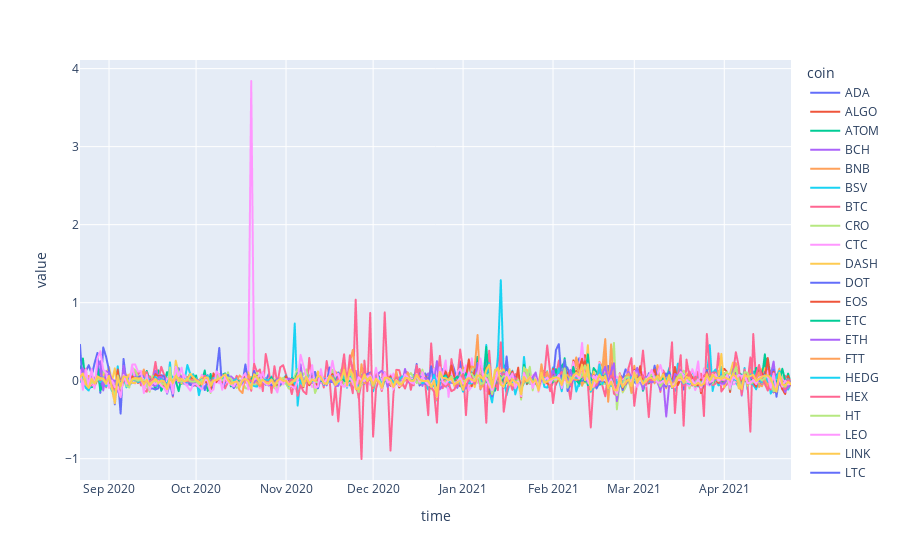

The cell this chart's notebook holds for it:
### Code cell
# Cumulative log returns
fig = px.line(df_long[(df_long.variable == "daily_log_return") & 
(df_long.stablecoin == 0)].reset_index()[["time","coin","value"]], 
x = "time", y = "value", color = 'coin')
fig.show()

### Figure 1 — Plotly figure (JSON) as saved in the notebook; plotly's stock layout.template omitted (floating-point values rounded to 4 significant figures; data arrays with more than 128 entries replaced by an {"elided": "..."} marker saying what was removed)
{"data": [{"hovertemplate": "coin=ADA<br>time=%{x}<br>value=%{y}<extra></extra>", "legendgroup": "ADA", "line": {"color": "#636efa", "dash": "solid"}, "marker": {"symbol": "circle"}, "mode": "lines", "name": "ADA", "showlegend": true, "type": "scattergl", "x": {"elided": "246 str values"}, "xaxis": "x", "y": {"elided": "246 float values"}, "yaxis": "y"}, {"hovertemplate": "coin=ALGO<br>time=%{x}<br>value=%{y}<extra></extra>", "legendgroup": "ALGO", "line": {"color": "#EF553B", "dash": "solid"}, "marker": {"symbol": "circle"}, "mode": "lines", "name": "ALGO", "showlegend": true, "type": "scattergl", "x": {"elided": "246 str values"}, "xaxis": "x", "y": {"elided": "246 float values"}, "yaxis": "y"}, {"hovertemplate": "coin=ATOM<br>time=%{x}<br>value=%{y}<extra></extra>", "legendgroup": "ATOM", "line": {"color": "#00cc96", "dash": "solid"}, "marker": {"symbol": "circle"}, "mode": "lines", "name": "ATOM", "showlegend": true, "type": "scattergl", "x": {"elided": "246 str values"}, "xaxis": "x", "y": {"elided": "246 float values"}, "yaxis": "y"}, {"hovertemplate": "coin=BCH<br>time=%{x}<br>value=%{y}<extra></extra>", "legendgroup": "BCH", "line": {"color": "#ab63fa", "dash": "solid"}, "marker": {"symbol": "circle"}, "mode": "lines", "name": "BCH", "showlegend": true, "type": "scattergl", "x": {"elided": "246 str values"}, "xaxis": "x", "y": {"elided": "246 float values"}, "yaxis": "y"}, {"hovertemplate": "coin=BNB<br>time=%{x}<br>value=%{y}<extra></extra>", "legendgroup": "BNB", "line": {"color": "#FFA15A", "dash": "solid"}, "marker": {"symbol": "circle"}, "mode": "lines", "name": "BNB", "showlegend": true, "type": "scattergl", "x": {"elided": "246 str values"}, "xaxis": "x", "y": {"elided": "246 float values"}, "yaxis": "y"}, {"hovertemplate": "coin=BSV<br>time=%{x}<br>value=%{y}<extra></extra>", "legendgroup": "BSV", "line": {"color": "#19d3f3", "dash": "solid"}, "marker": {"symbol": "circle"}, "mode": "lines", "name": "BSV", "showlegend": true, "type": "scattergl", "x": {"elided": "246 str values"}, "xaxis": "x", "y": {"elided": "246 float values"}, "yaxis": "y"}, {"hovertemplate": "coin=BTC<br>time=%{x}<br>value=%{y}<extra></extra>", "legendgroup": "BTC", "line": {"color": "#FF6692", "dash": "solid"}, "marker": {"symbol": "circle"}, "mode": "lines", "name": "BTC", "showlegend": true, "type": "scattergl", "x": {"elided": "246 str values"}, "xaxis": "x", "y": {"elided": "246 float values"}, "yaxis": "y"}, {"hovertemplate": "coin=CRO<br>time=%{x}<br>value=%{y}<extra></extra>", "legendgroup": "CRO", "line": {"color": "#B6E880", "dash": "solid"}, "marker": {"symbol": "circle"}, "mode": "lines", "name": "CRO", "showlegend": true, "type": "scattergl", "x": {"elided": "246 str values"}, "xaxis": "x", "y": {"elided": "246 float values"}, "yaxis": "y"}, {"hovertemplate": "coin=CTC<br>time=%{x}<br>value=%{y}<extra></extra>", "legendgroup": "CTC", "line": {"color": "#FF97FF", "dash": "solid"}, "marker": {"symbol": "circle"}, "mode": "lines", "name": "CTC", "showlegend": true, "type": "scattergl", "x": {"elided": "246 str values"}, "xaxis": "x", "y": {"elided": "246 float values"}, "yaxis": "y"}, {"hovertemplate": "coin=DASH<br>time=%{x}<br>value=%{y}<extra></extra>", "legendgroup": "DASH", "line": {"color": "#FECB52", "dash": "solid"}, "marker": {"symbol": "circle"}, "mode": "lines", "name": "DASH", "showlegend": true, "type": "scattergl", "x": {"elided": "246 str values"}, "xaxis": "x", "y": {"elided": "246 float values"}, "yaxis": "y"}, {"hovertemplate": "coin=DOT<br>time=%{x}<br>value=%{y}<extra></extra>", "legendgroup": "DOT", "line": {"color": "#636efa", "dash": "solid"}, "marker": {"symbol": "circle"}, "mode": "lines", "name": "DOT", "showlegend": true, "type": "scattergl", "x": {"elided": "246 str values"}, "xaxis": "x", "y": {"elided": "246 float values"}, "yaxis": "y"}, {"hovertemplate": "coin=EOS<br>time=%{x}<br>value=%{y}<extra></extra>", "legendgroup": "EOS", "line": {"color": "#EF553B", "dash": "solid"}, "marker": {"symbol": "circle"}, "mode": "lines", "name": "EOS", "showlegend": true, "type": "scattergl", "x": {"elided": "246 str values"}, "xaxis": "x", "y": {"elided": "246 float values"}, "yaxis": "y"}, {"hovertemplate": "coin=ETC<br>time=%{x}<br>value=%{y}<extra></extra>", "legendgroup": "ETC", "line": {"color": "#00cc96", "dash": "solid"}, "marker": {"symbol": "circle"}, "mode": "lines", "name": "ETC", "showlegend": true, "type": "scattergl", "x": {"elided": "246 str values"}, "xaxis": "x", "y": {"elided": "246 float values"}, "yaxis": "y"}, {"hovertemplate": "coin=ETH<br>time=%{x}<br>value=%{y}<extra></extra>", "legendgroup": "ETH", "line": {"color": "#ab63fa", "dash": "solid"}, "marker": {"symbol": "circle"}, "mode": "lines", "name": "ETH", "showlegend": true, "type": "scattergl", "x": {"elided": "246 str values"}, "xaxis": "x", "y": {"elided": "246 float values"}, "yaxis": "y"}, {"hovertemplate": "coin=FTT<br>time=%{x}<br>value=%{y}<extra></extra>", "legendgroup": "FTT", "line": {"color": "#FFA15A", "dash": "solid"}, "marker": {"symbol": "circle"}, "mode": "lines", "name": "FTT", "showlegend": true, "type": "scattergl", "x": {"elided": "246 str values"}, "xaxis": "x", "y": {"elided": "246 float values"}, "yaxis": "y"}, {"hovertemplate": "coin=HEDG<br>time=%{x}<br>value=%{y}<extra></extra>", "legendgroup": "HEDG", "line": {"color": "#19d3f3", "dash": "solid"}, "marker": {"symbol": "circle"}, "mode": "lines", "name": "HEDG", "showlegend": true, "type": "scattergl", "x": {"elided": "246 str values"}, "xaxis": "x", "y": {"elided": "246 float values"}, "yaxis": "y"}, {"hovertemplate": "coin=HEX<br>time=%{x}<br>value=%{y}<extra></extra>", "legendgroup": "HEX", "line": {"color": "#FF6692", "dash": "solid"}, "marker": {"symbol": "circle"}, "mode": "lines", "name": "HEX", "showlegend": true, "type": "scattergl", "x": {"elided": "246 str values"}, "xaxis": "x", "y": {"elided": "246 float values"}, "yaxis": "y"}, {"hovertemplate": "coin=HT<br>time=%{x}<br>value=%{y}<extra></extra>", "legendgroup": "HT", "line": {"color": "#B6E880", "dash": "solid"}, "marker": {"symbol": "circle"}, "mode": "lines", "name": "HT", "showlegend": true, "type": "scattergl", "x": {"elided": "246 str values"}, "xaxis": "x", "y": {"elided": "246 float values"}, "yaxis": "y"}, {"hovertemplate": "coin=LEO<br>time=%{x}<br>value=%{y}<extra></extra>", "legendgroup": "LEO", "line": {"color": "#FF97FF", "dash": "solid"}, "marker": {"symbol": "circle"}, "mode": "lines", "name": "LEO", "showlegend": true, "type": "scattergl", "x": {"elided": "246 str values"}, "xaxis": "x", "y": {"elided": "246 float values"}, "yaxis": "y"}, {"hovertemplate": "coin=LINK<br>time=%{x}<br>value=%{y}<extra></extra>", "legendgroup": "LINK", "line": {"color": "#FECB52", "dash": "solid"}, "marker": {"symbol": "circle"}, "mode": "lines", "name": "LINK", "showlegend": true, "type": "scattergl", "x": {"elided": "246 str values"}, "xaxis": "x", "y": {"elided": "246 float values"}, "yaxis": "y"}, {"hovertemplate": "coin=LTC<br>time=%{x}<br>value=%{y}<extra></extra>", "legendgroup": "LTC", "line": {"color": "#636efa", "dash": "solid"}, "marker": {"symbol": "circle"}, "mode": "lines", "name": "LTC", "showlegend": true, "type": "scattergl", "x": {"elided": "246 str values"}, "xaxis": "x", "y": {"elided": "246 float values"}, "yaxis": "y"}, {"hovertemplate": "coin=MIOTA<br>time=%{x}<br>value=%{y}<extra></extra>", "legendgroup": "MIOTA", "line": {"color": "#EF553B", "dash": "solid"}, "marker": {"symbol": "circle"}, "mode": "lines", "name": "MIOTA", "showlegend": true, "type": "scattergl", "x": {"elided": "246 str values"}, "xaxis": "x", "y": {"elided": "246 float values"}, "yaxis": "y"}, {"hovertemplate": "coin=MKR<br>time=%{x}<br>value=%{y}<extra></extra>", "legendgroup": "MKR", "line": {"color": "#00cc96", "dash": "solid"}, "marker": {"symbol": "circle"}, "mode": "lines", "name": "MKR", "showlegend": true, "type": "scattergl", "x": {"elided": "246 str values"}, "xaxis": "x", "y": {"elided": "246 float values"}, "yaxis": "y"}, {"hovertemplate": "coin=NEO<br>time=%{x}<br>value=%{y}<extra></extra>", "legendgroup": "NEO", "line": {"color": "#ab63fa", "dash": "solid"}, "marker": {"symbol": "circle"}, "mode": "lines", "name": "NEO", "showlegend": true, "type": "scattergl", "x": {"elided": "246 str values"}, "xaxis": "x", "y": {"elided": "246 float values"}, "yaxis": "y"}, {"hovertemplate": "coin=OKB<br>time=%{x}<br>value=%{y}<extra></extra>", "legendgroup": "OKB", "line": {"color": "#FFA15A", "dash": "solid"}, "marker": {"symbol": "circle"}, "mode": "lines", "name": "OKB", "showlegend": true, "type": "scattergl", "x": {"elided": "246 str values"}, "xaxis": "x", "y": {"elided": "246 float values"}, "yaxis": "y"}, {"hovertemplate": "coin=OMG<br>time=%{x}<br>value=%{y}<extra></extra>", "legendgroup": "OMG", "line": {"color": "#19d3f3", "dash": "solid"}, "marker": {"symbol": "circle"}, "mode": "lines", "name": "OMG", "showlegend": true, "type": "scattergl", "x": {"elided": "246 str values"}, "xaxis": "x", "y": {"elided": "246 float values"}, "yaxis": "y"}, {"hovertemplate": "coin=ONT<br>time=%{x}<br>value=%{y}<extra></extra>", "legendgroup": "ONT", "line": {"color": "#FF6692", "dash": "solid"}, "marker": {"symbol": "circle"}, "mode": "lines", "name": "ONT", "showlegend": true, "type": "scattergl", "x": {"elided": "246 str values"}, "xaxis": "x", "y": {"elided": "246 float values"}, "yaxis": "y"}, {"hovertemplate": "coin=SNX<br>time=%{x}<br>value=%{y}<extra></extra>", "legendgroup": "SNX", "line": {"color": "#B6E880", "dash": "solid"}, "marker": {"symbol": "circle"}, "mode": "lines", "name": "SNX", "showlegend": true, "type": "scattergl", "x": {"elided": "246 str values"}, "xaxis": "x", "y": {"elided": "246 float values"}, "yaxis": "y"}, {"hovertemplate": "coin=THETA<br>time=%{x}<br>value=%{y}<extra></extra>", "legendgroup": "THETA", "line": {"color": "#FF97FF", "dash": "solid"}, "marker": {"symbol": "circle"}, "mode": "lines", "name": "THETA", "showlegend": true, "type": "scattergl", "x": {"elided": "246 str values"}, "xaxis": "x", "y": {"elided": "246 float values"}, "yaxis": "y"}, {"hovertemplate": "coin=TRX<br>time=%{x}<br>value=%{y}<extra></extra>", "legendgroup": "TRX", "line": {"color": "#FECB52", "dash": "solid"}, "marker": {"symbol": "circle"}, "mode": "lines", "name": "TRX", "showlegend": true, "type": "scattergl", "x": {"elided": "246 str values"}, "xaxis": "x", "y": {"elided": "246 float values"}, "yaxis": "y"}, {"hovertemplate": "coin=UMA<br>time=%{x}<br>value=%{y}<extra></extra>", "legendgroup": "UMA", "line": {"color": "#636efa", "dash": "solid"}, "marker": {"symbol": "circle"}, "mode": "lines", "name": "UMA", "showlegend": true, "type": "scattergl", "x": {"elided": "246 str values"}, "xaxis": "x", "y": {"elided": "246 float values"}, "yaxis": "y"}, {"hovertemplate": "coin=VET<br>time=%{x}<br>value=%{y}<extra></extra>", "legendgroup": "VET", "line": {"color": "#EF553B", "dash": "solid"}, "marker": {"symbol": "circle"}, "mode": "lines", "name": "VET", "showlegend": true, "type": "scattergl", "x": {"elided": "246 str values"}, "xaxis": "x", "y": {"elided": "246 float values"}, "yaxis": "y"}, {"hovertemplate": "coin=WBTC<br>time=%{x}<br>value=%{y}<extra></extra>", "legendgroup": "WBTC", "line": {"color": "#00cc96", "dash": "solid"}, "marker": {"symbol": "circle"}, "mode": "lines", "name": "WBTC", "showlegend": true, "type": "scattergl", "x": {"elided": "246 str values"}, "xaxis": "x", "y": {"elided": "246 float values"}, "yaxis": "y"}, {"hovertemplate": "coin=XEM<br>time=%{x}<br>value=%{y}<extra></extra>", "legendgroup": "XEM", "line": {"color": "#ab63fa", "dash": "solid"}, "marker": {"symbol": "circle"}, "mode": "lines", "name": "XEM", "showlegend": true, "type": "scattergl", "x": {"elided": "246 str values"}, "xaxis": "x", "y": {"elided": "246 float values"}, "yaxis": "y"}, {"hovertemplate": "coin=XLM<br>time=%{x}<br>value=%{y}<extra></extra>", "legendgroup": "XLM", "line": {"color": "#FFA15A", "dash": "solid"}, "marker": {"symbol": "circle"}, "mode": "lines", "name": "XLM", "showlegend": true, "type": "scattergl", "x": {"elided": "246 str values"}, "xaxis": "x", "y": {"elided": "246 float values"}, "yaxis": "y"}, {"hovertemplate": "coin=XMR<br>time=%{x}<br>value=%{y}<extra></extra>", "legendgroup": "XMR", "line": {"color": "#19d3f3", "dash": "solid"}, "marker": {"symbol": "circle"}, "mode": "lines", "name": "XMR", "showlegend": true, "type": "scattergl", "x": {"elided": "246 str values"}, "xaxis": "x", "y": {"elided": "246 float values"}, "yaxis": "y"}, {"hovertemplate": "coin=XRP<br>time=%{x}<br>value=%{y}<extra></extra>", "legendgroup": "XRP", "line": {"color": "#FF6692", "dash": "solid"}, "marker": {"symbol": "circle"}, "mode": "lines", "name": "XRP", "showlegend": true, "type": "scattergl", "x": {"elided": "246 str values"}, "xaxis": "x", "y": {"elided": "246 float values"}, "yaxis": "y"}, {"hovertemplate": "coin=XTZ<br>time=%{x}<br>value=%{y}<extra></extra>", "legendgroup": "XTZ", "line": {"color": "#B6E880", "dash": "solid"}, "marker": {"symbol": "circle"}, "mode": "lines", "name": "XTZ", "showlegend": true, "type": "scattergl", "x": {"elided": "246 str values"}, "xaxis": "x", "y": {"elided": "246 float values"}, "yaxis": "y"}, {"hovertemplate": "coin=YFI<br>time=%{x}<br>value=%{y}<extra></extra>", "legendgroup": "YFI", "line": {"color": "#FF97FF", "dash": "solid"}, "marker": {"symbol": "circle"}, "mode": "lines", "name": "YFI", "showlegend": true, "type": "scattergl", "x": {"elided": "246 str values"}, "xaxis": "x", "y": {"elided": "246 float values"}, "yaxis": "y"}, {"hovertemplate": "coin=ZEC<br>time=%{x}<br>value=%{y}<extra></extra>", "legendgroup": "ZEC", "line": {"color": "#FECB52", "dash": "solid"}, "marker": {"symbol": "circle"}, "mode": "lines", "name": "ZEC", "showlegend": true, "type": "scattergl", "x": {"elided": "246 str values"}, "xaxis": "x", "y": {"elided": "246 float values"}, "yaxis": "y"}], "layout": {"legend": {"title": {"text": "coin"}, "tracegroupgap": 0}, "margin": {"t": 60}, "xaxis": {"anchor": "y", "domain": [0, 1], "title": {"text": "time"}}, "yaxis": {"anchor": "x", "domain": [0, 1], "title": {"text": "value"}}}}
